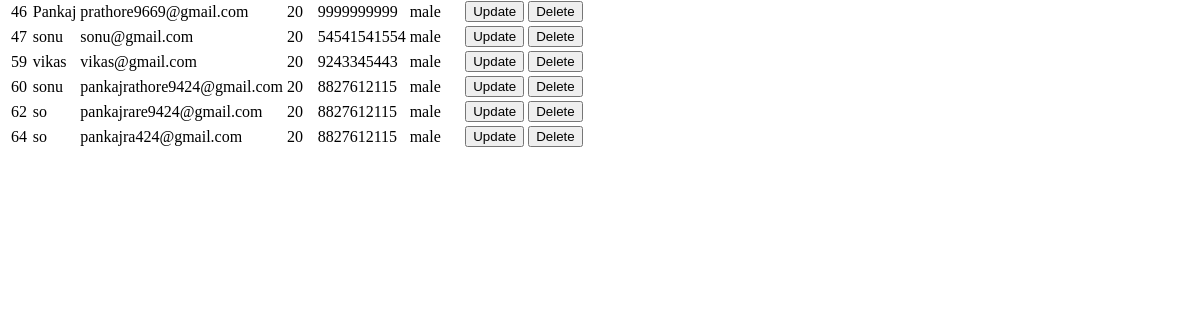
Before: /examples/user_list.php (signed in) with the older database file.
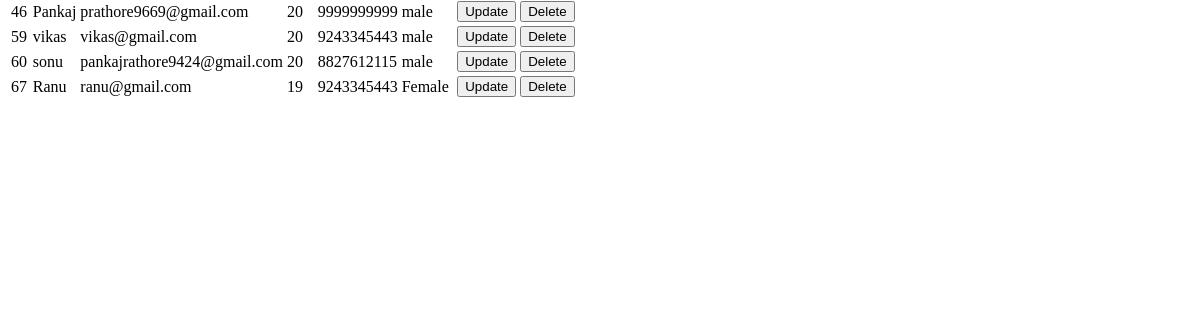
After: the same page with the newer database file.
### tables this page shows
CREATE TABLE `user` (
  `uid` int(11) NOT NULL,
  `name` varchar(50) NOT NULL,
  `email` varchar(100) NOT NULL,
  `password` varchar(255) NOT NULL,
  `age` int(11) NOT NULL,
  `phone` varchar(12) NOT NULL,
  `gender` varchar(6) NOT NULL,
  `reg_date` timestamp NOT NULL DEFAULT current_timestamp() ON UPDATE current_timestamp(),
  `user_level` int(11) NOT NULL DEFAULT 0
);

### examples/user_list.php (the view, shortened to what this page needs)
<?php
require_once '../config/connection.php';
?>
<body class="">
  <div class="wrapper ">
   <div class="main-panel">
     <div class="content">
      <div class="container-fluid" style="margin-top:-60px;">
        <div class="row">
          <div class="col-md-12">
            <div class="card">
              <div class="card-body">
                <div class="table-responsive">
                  <table class="table">
                    <tbody>
                     <?php
                     $sql = "SELECT * FROM user";
                     $result = mysqli_query($con,$sql);
                     if(mysqli_num_rows($result)>0){
                      while ($user = mysqli_fetch_assoc($result)) {
                        ?>
                        <tr>
                          <td><?php echo $user['uid'];?></td>
                          <td><?php echo $user['name'];?></td>
                          <td><?php echo $user['email'];?></td>
                          <td><?php echo $user['age'];?></td>
                          <td><?php echo $user['phone'];?></td>
                          <td><?php echo $user['gender'];?></td>
                          <td><button class="btn btn-success updateUser" >Update</button></td>
                          <td><button class="btn btn-danger deleteUser">Delete</button></td>
                        </tr>
                        <?php
                      }
                    }
                    ?>
                  </tbody>
                </table>
              </div>
            </div>
          </div>
        </div>
      </div>
    </div>
  </div>
</div>
</div>
</body>
</html>

Changed rows visible on the page:
removed user: uid "47", name "sonu", email "sonu@gmail.com", age "20", phone "54541541554", gender "male"
removed user: uid "62", name "so", email "pankajrare9424@gmail.com", age "20", phone "8827612115", gender "male"
removed user: uid "64", name "so", email "pankajra424@gmail.com", age "20", phone "8827612115", gender "male"
added user: uid "67", name "Ranu", email "ranu@gmail.com", age "19", phone "9243345443", gender "Female"
